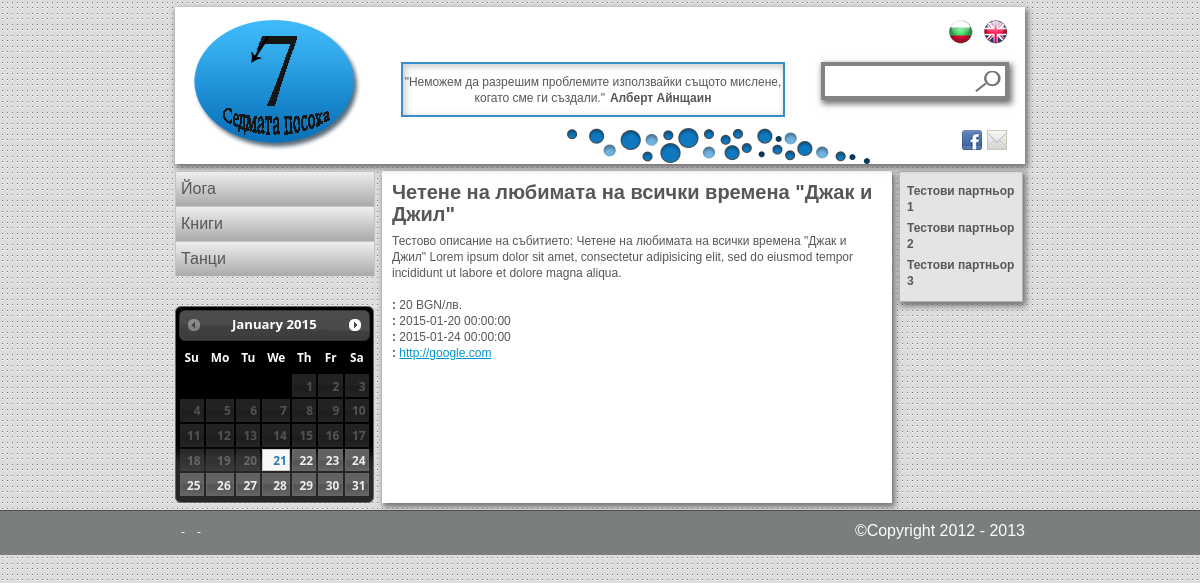
The app's page /bg/event/1 with its own data.
### tables this page shows
create table thought_text (
  id int not null auto_increment primary key,
  bg text,
  en text
);

create table thought_author (
  id int not null auto_increment primary key,
  bg text,
  en text
);

create table category (
  id         int not null auto_increment primary key,
  pictureSrc varchar(150) not null,
  nameId     int not null,
  descrId    int not null,
  createdAt  timestamp default current_timestamp,

  foreign key (nameId) 
    references categoryname(id)
    on delete cascade
    on update cascade,

  foreign key (descrId) 
    references categorydescr(id)
    on delete cascade
    on update cascade
);

create table categoryname (
  id int not null auto_increment primary key,
  bg text,
  en text
);

create table event (
  id        int not null auto_increment primary key,
  titleId   int not null,
  descrId   int not null,
  subcatId  int not null,
  link      varchar(150),
  fee       varchar(50),  
  startDate timestamp,
  endDate   timestamp,

  foreign key (titleId) 
    references eventtitle(id)
    on delete cascade
    on update cascade,

  foreign key (titleId) 
    references eventtitle(id)
    on delete cascade
    on update cascade,

  foreign key (subcatId) 
    references subcategory(id)
    on delete cascade
    on update cascade
);

create table eventtitle (
  id int not null auto_increment primary key,
  bg text,
  en text
);

create table eventdescr (
  id int not null auto_increment primary key,
  bg text,
  en text
);

create table partner (
  id      int not null auto_increment primary key,
  logoSrc varchar(150) not null,
  link    varchar(150),
  nameId  int not null,

  foreign key (nameId) 
    references partnername(id)
    on delete cascade
    on update cascade
);

create table partnername (
  id int not null auto_increment primary key,
  bg text,
  en text
);

### application/helpers/printLayout_helper.php (called while the page is built, shortened)
<?php
if (!function_exists('test_method')) {
    function printLayout($pointer, $templateLayout = null, $mainLayout, $data) {
        $data['ui_labels'] = $pointer->uiLabelsModel->getLabelsForLanguage( $data['language'] );
        $pointer->load->view('templates/header', $data);
        $pointer->load->view($mainLayout, $data);
        $pointer->load->view('templates/footer', $data);
    }
}
?>

### application/controllers/event.php (called while the page is built, shortened)
<?php
class event extends CI_Controller{
    function index($language,$eventId) {
        $language = strtolower($language);
        $data['banners'] = $this->adsModel->getAds( null,1,7,$language);
        $data['ads'] = $this->adsModel->getAds( null,2,2,$language);
        $data['partners'] = $this->partnerModel->getPartners($language);
        $data['thought'] = $this->thoughtModel->getThought(null,1,$language);
        $data['categories'] = $this->categoryModel->
                getAllCategoriesName($language);
        $data['subcategories'] = $this->subcategoryModel->
                getSubcategoriesForCategory($catId = null,$language);
        $data['events']= $this->eventModel->getEvent($eventId,$language);
        $data['event'] = $data['events'][0];
        $data['language']=$language;
        printLayout($this, "templates/header","eventView",$data);
    }
}
?>

### index.php (called while the page is built, shortened)
<?php
require_once BASEPATH.'core/CodeIgniter.php';

### application/models/thoughtModel.php (called while the page is built, shortened)
<?php
class thoughtModel extends CI_Model {
    function getLastThought($limit =1, $language)
   {
       $this->db->select('thought_text.'.$language.' as text, thought_author.'.$language.' as author' );
       $this->db->from('thought');
       $this->db->join('thought_author','thought_author.id = thought.authorId');
       $this->db->join('thought_text','thought_text.id = thought.textId');
       $this->db->order_by('thought.id','desc');
       $this->db->limit($limit);
       $query=$this->db->get();
       if($query->num_rows() > 0){
           return $query->result_array();
       }
   }
   function getThought($day = null ,$limit = 0,$language) {
       $day = isset($day)?$day:Date('Y:m:d');
        $this->db->select('thought_text.'.$language.' as text, thought_author.'.$language.' as author');
        $this->db->join('thought_author','thought_author.id = thought.authorId');
        $this->db->join('thought_text','thought_text.id = thought.textId');
        $this->db->where("`startDate` <=  '".$day."' AND  `endDate` >=  '".$day."'");
        if($limit > 0)
        {
            $this->db->limit($limit);
        }
        $query = $this->db->get('thought');
        if($query->num_rows() > 0)
        {
            return $query->result_array();
        }
        else
        {
            return $this->getLastThought(1,$language);
        }
   }
}
?>

### application/models/categoryModel.php (called while the page is built, shortened)
<?php
class categoryModel extends CI_Model {
    function getAllCategoriesName($language) {
        $this->db->select('category.id,categoryname.'.$language.' as name');
        $this->db->join('categoryname','categoryname.id = category.nameId');
        $this->db->order_by('name', 'asc');
        $query = $this->db->get('category');
        return $query->result_array();
    }
}
?>

### application/models/eventModel.php (called while the page is built, shortened)
<?php
class eventModel extends CI_Model {
    function getEvent($eventId,$language)
    {
        $this->db->select('event.id as eventId, eventtitle.' . $language . ' as event_title,
            eventdescr.' . $language . ' as event_descr,
            startDate, endDate, fee, link    ');
        $this->db->from('event');
        $this->db->join('eventtitle', 'eventtitle.id = event.titleId');
        $this->db->join('eventdescr', 'eventdescr.id = event.descrId');
        $this->db->where('event.id ',$eventId);
        $query = $this->db->get();
        return $query->result_array();
    }
}
?>

### application/models/partnerModel.php (called while the page is built)
<?php
class partnerModel extends CI_Model {
    function getPartners($language)
    {
        $this->db->select(' partner.link, partner.logoSrc, partnername.'.$language.' as name');
        $this->db->join('partnername','partnername.id = partner.nameId');
        $query = $this->db->get('partner');
        return $query->result_array();
    }
}
?>

### application/views/eventView.php (the view)
<div class="EventMainHolder clear">
	<h1 class="title"><?php echo $event['event_title']; ?></h1>
	<p><?php echo $event['event_descr']; ?></p>
	<div class="info">
		<p><span class="bold"><?=$ui_labels['event']['fee']       ?>: </span><?=$event["fee"]?></p>
		<p><span class="bold"><?=$ui_labels['event']['start_date']?>: </span><?=$event["startDate"]?></p>
		<p><span class="bold"><?=$ui_labels['event']['end_date']  ?>: </span><?=$event["endDate"]?></p>
		<p><span class="bold"><?=$ui_labels['event']['link']      ?>: </span><a href=""><?=$event["link"]?></a></p>
	</div>
</div>

### application/views/templates/header.php (shortened to what this page needs)
<?php
$query = $_SERVER['QUERY_STRING'] ? '?'.$_SERVER['QUERY_STRING'] : '';
$uri_string = $this->uri->uri_string();
$uri_string = $uri_string ? $uri_string : $language;
$full_url = $this->config->site_url().'/'.$uri_string.$query;
$full_url = str_replace('/index.php', '', $full_url);
?>
<!DOCTYPE html>
<html>
    <head>
        <link rel="stylesheet" type="text/css" href="<?php echo base_url();?>css/style.css" />
        <link rel="stylesheet" type="text/css" href="<?php echo base_url();?>js/jquery-ui-1.10.2.custom/css/ui-darkness/jquery-ui-1.10.2.custom.css"></script>
        <link rel="stylesheet" type="text/css" href="<?php echo base_url();?>js/jquery-ui-1.10.2.custom/css/ui-darkness/jquery-ui-1.10.2.custom.min.css"></script>
    </head>
    <body>
        <div class="wrapAllMain">
        <div class="wrapAll">
            <header class="wrapHeader">
                <div class="clear">
                    <a class="logo" href="<?php echo base_url().$language;?>/" ><img src="<?php echo base_url()?>img/logo_sedmata_posoka.png" alt="logo" /></a>
                    <div class="mindHolder">
                        <?php
                        echo '<p>"' . $thought[0]['text'] . '"<span class="author"> ' . $thought[0]['author'] . '</span></p>';
                        ?>
                    </div>
                    <div class="bubbles"></div>
                    <div class="rightPart">
                        <section class="language clear">
                            <a href="<?php echo str_replace('/bg', '/en', $full_url); ?>" class="en"></a>
                            <a href="<?php echo str_replace('/en', '/bg', $full_url); ?>" class="bg"></a>
                        </section>
						<section id="searchHolder" class="search">
							<form id="formSearch" name="formSearch" action="" method="post" onsubmit="return searchByWord();">
								<input class="searchTxt" id="searchTxt" name="searchTxt" type="search" />
								<input class="searchBttn" id="searchBttn" type="submit" value="" />
							</form>
						</section>
                        <section class="socials clear">
                            <a class="email" href="<?=base_url().$language?>/contacts"></a>
                            <a class="fb" href=""></a>
                        </section>
                    </div>
                </div>
            </header>
            <section class="wrapMain">
                <div class="clear">
                    <div class ="wrapMainLeft">
                        <nav class ="navMain">
							<ul class="level1">
                            <?php
                            foreach ($categories as $category) {
                                echo '<li class="level1Li"><a class="level1Link" href="' . base_url() .$language.'/'. 'category/' . $category['id'] . '">' .
                                $category['name'] . ' </a>';
								echo '</li>';
                            }
                            ?>
							</ul>
                        </nav>
						<div class="datePickerHolder">
							<div id="datepicker"></div>
						</div>
                    </div>
                    <div class ="wrapMainMiddle">

### application/views/templates/footer.php (shortened to what this page needs)
</div>
<div class ="wrapMainRight">
    <div class="partnersMainHolder">
        <h3><?=$ui_labels['partners']['list']?></h3>
        <?php
        foreach ($partners as $partner) {
            echo '<h4>' . $partner['name'] . '</h4>';
        }
        ?>
    </div>
</div>
</div>
</section>
</div>
<footer class="footer">
    <div class ="content">
		<nav class ="navBottom">
			<?php
            echo '<span class="separator">-</span>';
            echo '<span class="separator">-</span>';
			?>
		</nav>
		<span class="footerRight">&copy;Copyright 2012 - 2013</span>
	</div>
</footer>
</div>
</body>
</html>

### records on screen
thought_text: bg "Неможем да разрешим проблемите използвайки същото мислене, когато сме ги създали.", thought_author.bg "Алберт Айнщаин"
category: nameId.bg "Йога"
category: nameId.bg "Книги"
category: nameId.bg "Танци"
event: titleId.bg "Четене на любимата на всички времена \"Джак и Джил\"", eventdescr.bg "Тестово описание на събитието: Четене на любимата на всички времена \"Джак и Джил\" Lorem ipsum dolor sit amet, consectetur adipisicing elit, sed do eiusmod tempor incididunt ut labore et dolore magna aliqua.", fee "20 BGN/лв.", startDate "2015-01-20 00:00:00", endDate "2015-01-24 00:00:00", link "http://google.com"
partner: nameId.bg "Тестови партньор 1"
partner: nameId.bg "Тестови партньор 2"
partner: nameId.bg "Тестови партньор 3"
